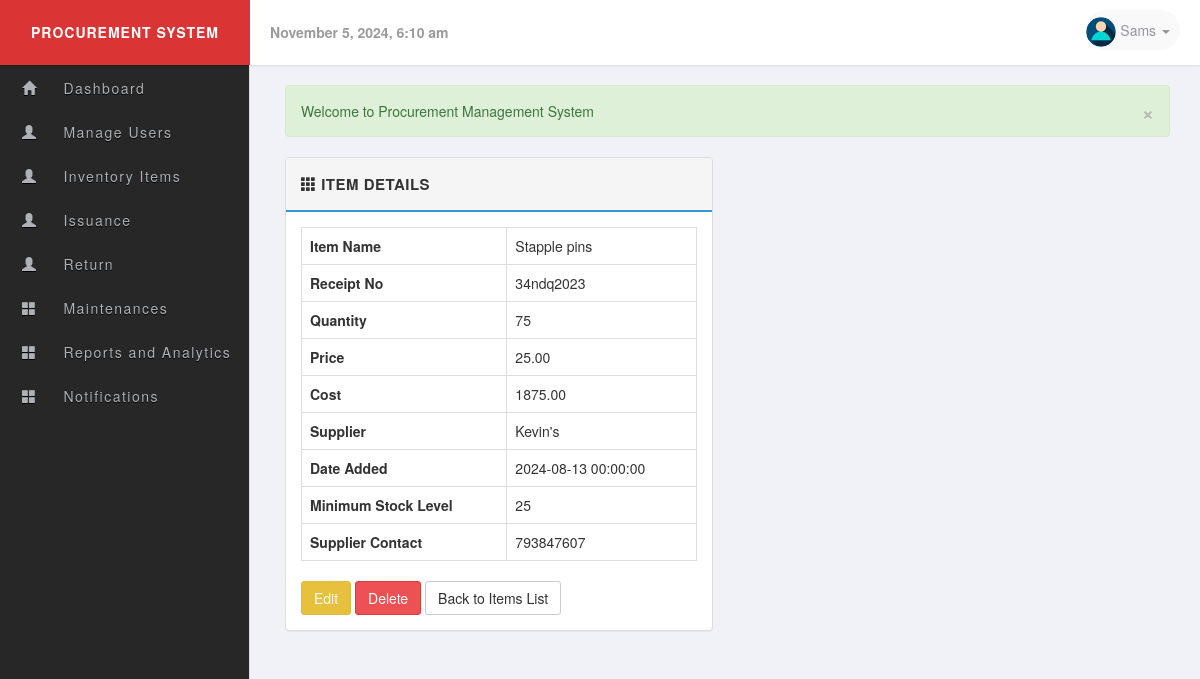
The app's page /item_details.php?item_id=4 (signed in) with its own data.
### tables this page shows
CREATE TABLE `users` (
  `id` int(11) UNSIGNED NOT NULL,
  `name` varchar(60) NOT NULL,
  `username` varchar(50) NOT NULL,
  `email` varchar(255) NOT NULL,
  `password` varchar(255) NOT NULL,
  `user_level` int(11) NOT NULL,
  `image` varchar(255) DEFAULT 'no_image.jpg',
  `status` int(1) NOT NULL,
  `last_login` datetime DEFAULT NULL
);

CREATE TABLE `items` (
  `id` int(11) NOT NULL,
  `name` varchar(255) NOT NULL,
  `receipt_number` varchar(255) NOT NULL,
  `quantity` int(11) NOT NULL,
  `price` decimal(10,2) NOT NULL,
  `cost` decimal(10,2) NOT NULL,
  `supplier` varchar(255) NOT NULL,
  `date_added` datetime NOT NULL,
  `min_stock_level` int(11) DEFAULT NULL,
  `supplier_contact` varchar(255) DEFAULT NULL
);

### includes/session.php (called while the page is built, shortened)
<?php
class Session {
 public $msg;
 private $user_is_logged_in = false;
  public function isUserLoggedIn(){
    return $this->user_is_logged_in;
  }
  private function userLoginSetup()
  {
    if(isset($_SESSION['user_id']))
    {
      $this->user_is_logged_in = true;
    } else {
      $this->user_is_logged_in = false;
    }
  }
  public function msg($type ='', $msg =''){
    if(!empty($msg)){
       if(strlen(trim($type)) == 1){
         $type = str_replace( array('d', 'i', 'w','s'), array('danger', 'info', 'warning','success'), $type );
       }
       $_SESSION['msg'][$type] = $msg;
    } else {
      return $this->msg;
    }
  }
  private function flash_msg(){
    if(isset($_SESSION['msg'])) {
      $this->msg = $_SESSION['msg'];
    } else {
      $this->msg;
    }
  }
}
$session = new Session();
$msg = $session->msg();
?>

### includes/sql.php (called while the page is built, shortened)
<?php
  require_once('includes/load.php');
  require_once('includes/database.php');
function find_by_id($table,$id)
{
  global $db;
  $id = (int)$id;
    if(tableExists($table)){
          $sql = $db->query("SELECT * FROM {$db->escape($table)} WHERE id='{$db->escape($id)}' LIMIT 1");
          if($result = $db->fetch_assoc($sql))
            return $result;
          else
            return null;
     }
}
function tableExists($table){
  global $db;
  $table_exit = $db->query('SHOW TABLES LIKE "'.$db->escape($table).'"');
  if($table_exit) {
    return ($db->num_rows($table_exit) > 0);
  }
  return false;
}
  function current_user(){
      static $current_user;
      if(!$current_user){
         if(isset($_SESSION['user_id'])):
             $user_id = intval($_SESSION['user_id']);
             $current_user = find_by_id('users',$user_id);
        endif;
      }
    return $current_user;
  }
  function find_by_groupLevel($level)
  {
    global $db;
    $sql = "SELECT group_level FROM user_groups WHERE group_level = '{$db->escape($level)}' LIMIT 1 ";
    $result = $db->query($sql);
    return($db->num_rows($result) === 0 ? true : false);
  }
   function page_require_level($require_level){
     global $session;
     $current_user = current_user();
     $login_level = find_by_groupLevel($current_user['user_level']);
     if (!$session->isUserLoggedIn(true)):
            $session->msg('d','Please login...');
            redirect('index.php', false);
     elseif($login_level['group_status'] === '0'):
           $session->msg('d','This level user has been band!');
           redirect('home.php',false);
     elseif($current_user['user_level'] <= (int)$require_level):
              return true;
      else:
            $session->msg("d", "Sorry! you dont have permission to view the page.");
            redirect('home.php', false);
        endif;
     }
?>

### includes/database.php (called while the page is built, shortened)
<?php
class MySqli_DB {
    private $con;
    public $query_id;
    public function db_connect() {
        $this->con = new mysqli(DB_HOST, DB_USER, DB_PASS, DB_NAME);
    }
    public function query($sql) {
        if (trim($sql) != "") {
            $this->query_id = $this->con->query($sql);
        }
        return $this->query_id;
    }
    public function fetch_assoc($statement) {
        return mysqli_fetch_assoc($statement);
    }
    public function num_rows($statement) {
        return mysqli_num_rows($statement);
    }
    public function escape($str) {
        return $this->con->real_escape_string($str);
    }
}
$db = new MySqli_DB();
?>

### item_details.php (the view, shortened to what this page needs)
<?php
require_once('includes/load.php');
page_require_level(1);
$item_id = (int)$_GET['item_id'];
$item = find_by_id('items', $item_id);
include_once('layouts/header.php');
?>
<div class="row">
    <div class="col-md-12">
        <?php echo display_msg($msg); ?>
    </div>
</div>
<div class="row">
    <div class="col-md-6">
        <div class="panel panel-default">
            <div class="panel-heading">
                <strong>
                    <span class="glyphicon glyphicon-th"></span>
                    <span>Item Details</span>
                </strong>
            </div>
            <div class="panel-body">
                <table class="table table-bordered">
                    <tbody>
                        <tr>
                            <th>Item Name</th>
                            <td><?php echo htmlspecialchars($item['name']); ?></td>
                        </tr>
                        <tr>
                            <th>Receipt No</th>
                            <td><?php echo htmlspecialchars($item['receipt_number']); ?></td>
                        </tr>
                        <tr>
                            <th>Quantity</th>
                            <td><?php echo htmlspecialchars($item['quantity']); ?></td>
                        </tr>
                        <tr>
                            <th>Price</th>
                            <td><?php echo htmlspecialchars($item['price']); ?></td>
                        </tr>
                        <tr>
                            <th>Cost</th>
                            <td><?php echo htmlspecialchars($item['cost']); ?></td>
                        </tr>
                        <tr>
                            <th>Supplier</th>
                            <td><?php echo htmlspecialchars($item['supplier']); ?></td>
                        </tr>
                        <tr>
                            <th>Date Added</th>
                            <td><?php echo htmlspecialchars($item['date_added']); ?></td>
                        </tr>
                        <tr>
                            <th>Minimum Stock Level</th>
                            <td><?php echo htmlspecialchars($item['min_stock_level']); ?></td>
                        </tr>
                        <tr>
                            <th>Supplier Contact</th>
                            <td><?php echo htmlspecialchars($item['supplier_contact']); ?></td>
                        </tr>
                    </tbody>
                </table>
                <a href="edit_item.php?item_id=<?php echo $item['id']; ?>" class="btn btn-warning">Edit</a>
                <a href="delete_item.php?item_id=<?php echo $item['id']; ?>" class="btn btn-danger" onclick="return confirm('Are you sure you want to delete this item?');">Delete</a>
                <a href="view_items.php" class="btn btn-default">Back to Items List</a>
            </div>
        </div>
    </div>
</div>
<?php include_once('layouts/footer.php'); ?>

### layouts/header.php (shortened to what this page needs)
<?php $user = current_user(); ?>
<!DOCTYPE html>
  <html lang="en">
    <head>
    <link rel="stylesheet" href="https://maxcdn.bootstrapcdn.com/bootstrap/3.3.4/css/bootstrap.min.css"/>
    <link rel="stylesheet" href="//cdnjs.cloudflare.com/ajax/libs/bootstrap-datepicker/1.3.0/css/datepicker3.min.css" />
    <link rel="stylesheet" href="libs/css/main.css" />
  </head>
  <body>
  <?php  if ($session->isUserLoggedIn(true)): ?>
    <header id="header">
      <div class="logo pull-left"> Procurement System</div>
      <div class="header-content">
      <div class="header-date pull-left">
        <strong><?php echo date("F j, Y, g:i a");?></strong>
      </div>
      <div class="pull-right clearfix">
        <ul class="info-menu list-inline list-unstyled">
          <li class="profile">
            <a href="#" data-toggle="dropdown" class="toggle" aria-expanded="false">
              <img src="uploads/users/<?php echo $user['image'];?>" alt="user-image" class="img-circle img-inline">
              <span><?php echo remove_junk(ucfirst($user['name'])); ?> <i class="caret"></i></span>
            </a>
          </li>
        </ul>
      </div>
     </div>
    </header>
    <div class="sidebar">
      <?php if($user['user_level'] === '1'): ?>
      <?php include_once('admin_menu.php');?>
      <?php elseif($user['user_level'] === '2'): ?>
      <?php include_once('special_menu.php');?>
      <?php elseif($user['user_level'] === '3'): ?>
      <?php include_once('user_menu.php');?>
      <?php endif;?>
   </div>
<?php endif;?>
<div class="page">
  <div class="container-fluid">

### libs/css/main.css (style rules this page uses)
body { font-family: 'Helvetica Neue', Helvetica, Arial, sans-serif; font-weight: 400; overflow-x: hidden; overflow-y: auto; background: #f1f2f7; height: 100%; width: 100%; }
a { color: #777; text-decoration: none; }
.page { position: relative; display: block; top: 50px; left: 0; padding: 35px 15px 20px 270px; }
.panel-default >.panel-heading { background-color: #f5f5f5; border-bottom: 2px solid #3498DB; font-size: 15px; text-transform: uppercase; letter-spacing: .5px; padding: 15px; }
#header { position: fixed; z-index: 99; top: 0; left: 0; background-color: #fff; width: 100%; height: 65px; line-height: 65px; box-shadow: 0 1px 2px rgba(0,0,0,0.1); }
header > .logo { color: #fff; text-align: center; font-weight: 700; text-transform: uppercase; letter-spacing: 1px; display: inline-block; width: 250px; background-color: #db3434; }
.header-date { color: #9b9b9b; margin-left: 20px; }
.info-menu { height: 60px; margin: 0; line-height: 60px; padding: 0 15px; }
.info-menu li.profile { position: relative; }
.profile a.toggle { text-decoration: none; text-align: center; font-size: 14px; color: rgba(150, 150, 158, 1.0); position: relative; padding: 10px 10px 10px 0; margin: 0; background: #f9f9f9; border-radius: 30px; }
.info-menu li.profile a img { width: 30px; height: 30px; }
.sidebar { position: fixed; z-index: 10; left: 0; top: 0; padding: 65px 0 0; height: 100%; width: 250px; background: #272727; border-right: 1px solid #ddd; text-align: center; }
.btn { border-radius: 3px; transition: all 300ms ease-in-out; }
.btn-warning { background-color: #e7c13e; border-color: #dfba3c; }
.btn-danger { background-color: #ed5153; }

### records on screen
users: image (placeholder picture), name "Sams"
items: name "Stapple pins", receipt_number "34ndq2023", quantity "75", price "25.00", cost "1875.00", supplier "Kevin's", date_added "2024-08-13 00:00:00", min_stock_level "25", supplier_contact "793847607"

### other values on screen
display_msg($msg) "Welcome to Procurement Management System"
